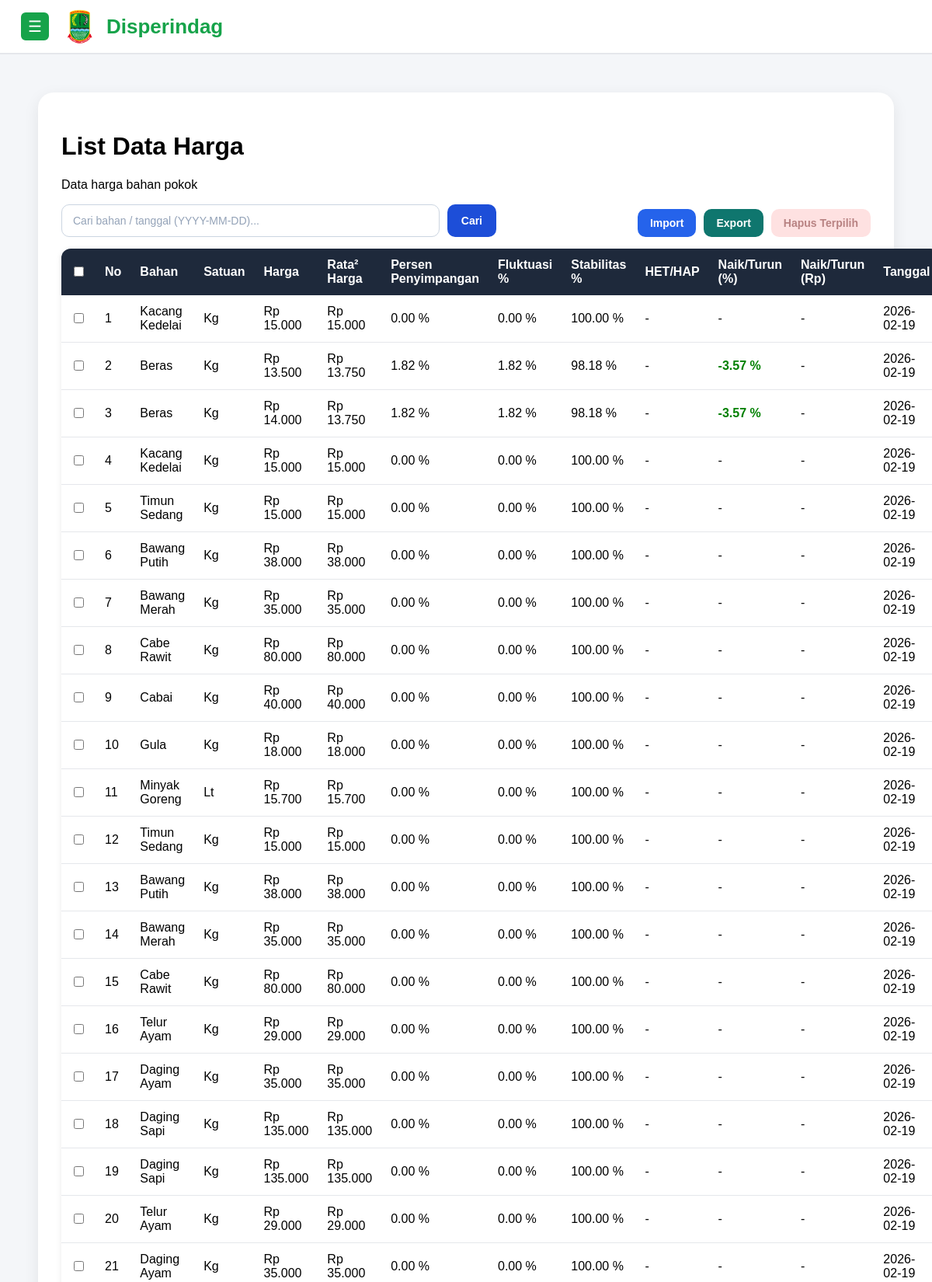
Screenshot of /listdata/list.php (signed in, upper part) with the database file from the repository.
### tables this page shows
CREATE TABLE `harga` (
  `id` int NOT NULL,
  `bahan_id` int NOT NULL,
  `tanggal` date NOT NULL,
  `harga` decimal(12,2) NOT NULL,
  `created_at` timestamp NULL DEFAULT CURRENT_TIMESTAMP,
  `rata_rata` decimal(12,2) DEFAULT NULL COMMENT 'rata-rata harga',
  `persen_penyimpangan` decimal(8,2) DEFAULT NULL COMMENT 'persen penyimpangan',
  `fluktuasi_persen` decimal(8,2) DEFAULT NULL,
  `stabilitas_persen` decimal(8,2) DEFAULT NULL,
  `persen_naik_turun` decimal(10,2) DEFAULT NULL COMMENT 'persen naik (+) atau turun (-)',
  `naik_turun_rp` decimal(12,2) DEFAULT NULL COMMENT 'naik Rp (+) atau turun Rp (-)'
);

CREATE TABLE `bahan_pokok` (
  `id` int NOT NULL,
  `nama_bahan` varchar(100) NOT NULL,
  `kategori` varchar(100) NOT NULL,
  `satuan` varchar(20) NOT NULL,
  `het_hap` decimal(12,2) NOT NULL,
  `created_at` timestamp NULL DEFAULT CURRENT_TIMESTAMP
);

### listdata/list.php (the view, shortened to what this page needs)
<?php
require_once '../config/database.php';
$keyword = $_GET['search'] ?? '';
$keyword_safe = mysqli_real_escape_string($conn, $keyword);
$cols = mysqli_query($conn, "SHOW COLUMNS FROM harga LIKE 'persen_penyimpangan'");
$pakai_struktur_baru = (mysqli_num_rows($cols) > 0);
if ($pakai_struktur_baru) {
    $query = "
    SELECT
        h.id,
        h.bahan_id,
        b.nama_bahan,
        b.satuan,
        b.het_hap,
        h.harga,
        h.tanggal,
        h.rata_rata,
        h.persen_penyimpangan,
        h.fluktuasi_persen,
        h.stabilitas_persen,
        h.persen_naik_turun,
        h.naik_turun_rp
    FROM harga h
    JOIN bahan_pokok b ON h.bahan_id = b.id
    WHERE (
        b.nama_bahan LIKE '%$keyword_safe%'
        OR h.tanggal LIKE '%$keyword_safe%'
    )
    ORDER BY h.tanggal DESC
    ";
}
$data = mysqli_query($conn, $query);
?>
<div class="layout">
<div style="flex:1; display:flex; flex-direction:column;">
<?php require_once '../includes/header.php'; ?>
<div class="content">
<div class="container">
<h1>List Data Harga</h1>
<p class="subtitle">Data harga bahan pokok</p>
<div class="list-table-toolbar">
    <form method="GET" class="search-box">
        <input type="text" name="search" placeholder="Cari bahan / tanggal (YYYY-MM-DD)..." value="<?= htmlspecialchars($keyword) ?>">
        <button type="submit">Cari</button>
    </form>
    <div class="list-toolbar-actions">
        <button type="button" id="btnImportPopup" class="btn-toolbar-link btn-toolbar-import">Import</button>
        <button type="button" id="btnExportPopup" class="btn-toolbar-link btn-toolbar-export">Export</button>
        <button type="button" id="btnHapusBanyak" class="btn-hapus-banyak" disabled>Hapus Terpilih</button>
    </div>
</div>
 <form method="post" action="list_process.php" id="formHapusBanyak">
<div class="list-table-wrap">
<table class="member-table">
<thead>
<tr>
     <th>
    <input type="checkbox" id="checkAll">
    </th>
    <th>No</th>
    <th>Bahan</th>
    <th>Satuan</th>
    <th>Harga</th>
    <th>Rata² Harga</th>
    <th>Persen Penyimpangan</th>
    <th>Fluktuasi %</th>
    <th>Stabilitas %</th>
    <th>HET/HAP</th>
    <th>Naik/Turun (%)</th>
    <th>Naik/Turun (Rp)</th>
    <th>Tanggal</th>
</tr>
</thead>
<tbody>
<?php
$no = 1;
while($row = mysqli_fetch_assoc($data)) {
    $bid = (int)($row['bahan_id'] ?? 0);
?>
<tr class="list-data-row"
    data-id="<?= (int)$row['id'] ?>"
    data-bahan-id="<?= $bid ?>"
    data-bahan-nama="<?= htmlspecialchars($row['nama_bahan']) ?>"
    data-harga="<?= (float)$row['harga'] ?>"
    data-tanggal="<?= htmlspecialchars($row['tanggal']) ?>">
    <td>
        <input
            type="checkbox"
            class="row-check"
            name="ids[]"
            value="<?= (int)$row['id'] ?>"
            onclick="event.stopPropagation()"
        >
    </td>
    <td><?= $no++ ?></td>
    <td><?= htmlspecialchars($row['nama_bahan']) ?></td>
    <td><?= !empty($row['satuan']) ? htmlspecialchars($row['satuan']) : '-' ?></td>
    <td>Rp <?= number_format($row['harga'],0,',','.') ?></td>
    <td>
        <?php
        if ($row['rata_rata'] != NULL) {
            echo "Rp " . number_format($row['rata_rata'],0,',','.');
        } else {
            echo "-";
        }
        ?>
    </td>
    <?php
    if ($pakai_struktur_baru) {
        $persen_penyimpangan = $row['persen_penyimpangan'] ?? null;
        $pn = isset($row['persen_naik_turun']) && $row['persen_naik_turun'] !== '' ? (float)$row['persen_naik_turun'] : null;
        $rp = isset($row['naik_turun_rp']) && $row['naik_turun_rp'] !== '' ? (float)$row['naik_turun_rp'] : null;
    }
    ?>
    <td>
        <?= ($persen_penyimpangan !== null && $persen_penyimpangan !== '') ? number_format((float)$persen_penyimpangan, 2) . ' %' : '-' ?>
    </td>
    <td>
        <?= (isset($row['fluktuasi_persen']) && $row['fluktuasi_persen'] !== null && $row['fluktuasi_persen'] !== '') ? number_format((float)$row['fluktuasi_persen'], 2) . ' %' : '-' ?>
    </td>
    <td>
        <?= (isset($row['stabilitas_persen']) && $row['stabilitas_persen'] !== null && $row['stabilitas_persen'] !== '') ? number_format((float)$row['stabilitas_persen'], 2) . ' %' : '-' ?>
    </td>
    <td>
        <?php
        if ($row['het_hap'] > 0) {
            echo "Rp " . number_format($row['het_hap'],0,',','.');
        } else {
            echo "-";
        }
        ?>
    </td>
    <td>
        <?php
        if ($pn !== null && $pn != 0) {
            $cls = $pn > 0 ? 'red' : 'green';
            $sign = $pn > 0 ? '+' : '-';
            echo "<span style='color:{$cls};font-weight:bold;'>" . $sign . number_format(abs($pn), 2) . " %</span>";
        } else {
            echo "-";
        }
        ?>
    </td>
    <td>
        <?php
        if ($rp !== null && $rp != 0) {
            $cls = $rp > 0 ? 'red' : 'green';
            $sign = $rp > 0 ? '+' : '-';
            echo "<span style='color:{$cls};font-weight:bold;'>" . $sign . " Rp " . number_format(abs($rp), 0, ',', '.') . "</span>";
        } else {
            echo "-";
        }
        ?>
    </td>
    <td><?= $row['tanggal'] ?></td>
</tr>
<?php } ?>
</tbody>
</table>
</div>
</form>
</div>
</div>
</div>
</div>
<?php require_once '../includes/footer.php'; ?>

### includes/header.php (shortened to what this page needs)
<!DOCTYPE html>
<html lang="id">
<head>
    <link rel="stylesheet" href="<?= BASE_URL ?>assets/css/style.css">
</head>
<body>
<div class="header">
    <button id="toggleSidebar" class="toggle-btn">☰</button>
    <div class="header-brand">
        <img src="<?= BASE_URL ?>assets/img/logo1.png" alt="Logo" class="header-logo">
        <span onclick="window.location.href='<?= BASE_URL ?>dashboard.php'" style="cursor:pointer;">
    Disperindag
</span>
    </div>
</div>

### includes/footer.php (shortened to what this page needs)
</body>
</html>

### assets/css/style.css (style rules this page uses)
:root { --primary: #020330; --primary-gradient: linear-gradient(to right, #8ee05a, #c8e96b); --green: #16a34a; --bg: #ffffff; --soft: #e0e0e0; --gray-border: #e5e7eb; }
* { box-sizing: border-box; }
body { margin: 0; font-family: Arial, Helvetica, sans-serif; background: var(--bg); }
.container { background: #ffffff; padding: 30px; margin: 19px; border-radius: 20px; box-shadow: 0 6px 20px rgba(0, 0, 0, 0.08); min-height: calc(100vh - 140px); }
.header { position: fixed; top: 0; left: 0; right: 0; height: 70px; display: flex; align-items: center; gap: 15px; padding: 0 25px; background: #ffffff; border-bottom: 2px solid var(--gray-border); font-size: 26px; font-weight: bold; color: var(--green); z-index: 9999; }
.header-brand { display: flex; align-items: center; gap: 12px; }
.header-logo { width: 45px; height: 45px; border-radius: 50%; object-fit: contain; transition: 0.3s ease; }
.toggle-btn { width: 40px; height: 40px; display: flex; align-items: center; justify-content: center; background: var(--green); color: #ffffff; border: 2px solid #ffffff; border-radius: 8px; font-size: 20px; cursor: pointer; }
.content { margin-top: 70px; margin-left: 0; padding: 30px; min-height: calc(100vh - 70px); background: #f4f6f9; transition: margin-left 0.3s ease; }
.member-table { width: 100%; border-collapse: collapse; background: #ffffff; margin-top: 15px; border-radius: 12px; overflow: hidden; box-shadow: 0 2px 8px rgba(0, 0, 0, 0.08); }
.member-table th { background: #1e293b; color: #ffffff; padding: 12px; text-align: left; }
.member-table td { padding: 12px; border-bottom: 1px solid var(--gray-border); }
.search-box { display: flex; align-items: center; gap: 10px; margin-top: 14px; margin-bottom: 8px; width: 100%; max-width: 560px; }
.search-box input[type="text"] { flex: 1; height: 42px; padding: 0 14px; border: 1px solid #cbd5e1; border-radius: 10px; background: #fff; color: #0f172a; font-size: 14px; outline: none; transition: border-color 0.2s ease, box-shadow 0.2s ease; }
.search-box input[type="text"]::placeholder { color: #94a3b8; }
.search-box button { height: 42px; padding: 0 18px; border: none; border-radius: 10px; background: #1d4ed8; color: #fff; font-size: 14px; font-weight: 600; cursor: pointer; transition: background 0.2s ease, transform 0.15s ease; }
.list-table-toolbar { display: flex; justify-content: space-between; align-items: flex-end; gap: 12px; flex-wrap: wrap; margin-top: 12px; }
.list-table-toolbar .search-box { margin: 0; }
.list-toolbar-actions { display: flex; align-items: center; gap: 10px; flex-wrap: wrap; }
.btn-toolbar-link { border: none; border-radius: 10px; padding: 10px 16px; font-size: 14px; font-weight: 600; text-decoration: none; cursor: pointer; display: inline-flex; align-items: center; justify-content: center; }
.btn-toolbar-import { background: #2563eb; color: #fff; }
.btn-toolbar-export { background: #0f766e; color: #fff; }
.btn-hapus-banyak { border: none; border-radius: 10px; padding: 10px 16px; font-size: 14px; font-weight: 600; background: #fecaca; color: #7f1d1d; opacity: 0.55; cursor: not-allowed; transition: background 0.2s ease, opacity 0.2s ease, transform 0.15s ease; }
.list-table-wrap { position: relative; margin-top: 15px; }
.list-data-row { cursor: pointer; transition: background 0.15s ease; }

### rows the page displays
harga: bahan.nama_bahan "Kacang Kedelai", bahan.satuan "Kg", harga "15.000", rata_rata "15.000", persen_penyimpangan "0.00", fluktuasi_persen "0.00", stabilitas_persen "100.00", tanggal "2026-02-19"
harga: bahan.nama_bahan "Beras", bahan.satuan "Kg", harga "13.500", rata_rata "13.750", persen_penyimpangan "1.82", fluktuasi_persen "1.82", stabilitas_persen "98.18", persen_naik_turun "-", persen_naik_turun "3.57", tanggal "2026-02-19"
harga: bahan.nama_bahan "Beras", bahan.satuan "Kg", harga "14.000", rata_rata "13.750", persen_penyimpangan "1.82", fluktuasi_persen "1.82", stabilitas_persen "98.18", persen_naik_turun "-", persen_naik_turun "3.57", tanggal "2026-02-19"
harga: bahan.nama_bahan "Kacang Kedelai", bahan.satuan "Kg", harga "15.000", rata_rata "15.000", persen_penyimpangan "0.00", fluktuasi_persen "0.00", stabilitas_persen "100.00", tanggal "2026-02-19"
harga: bahan.nama_bahan "Timun Sedang", bahan.satuan "Kg", harga "15.000", rata_rata "15.000", persen_penyimpangan "0.00", fluktuasi_persen "0.00", stabilitas_persen "100.00", tanggal "2026-02-19"
harga: bahan.nama_bahan "Bawang Putih", bahan.satuan "Kg", harga "38.000", rata_rata "38.000", persen_penyimpangan "0.00", fluktuasi_persen "0.00", stabilitas_persen "100.00", tanggal "2026-02-19"
harga: bahan.nama_bahan "Bawang Merah", bahan.satuan "Kg", harga "35.000", rata_rata "35.000", persen_penyimpangan "0.00", fluktuasi_persen "0.00", stabilitas_persen "100.00", tanggal "2026-02-19"
harga: bahan.nama_bahan "Cabe Rawit", bahan.satuan "Kg", harga "80.000", rata_rata "80.000", persen_penyimpangan "0.00", fluktuasi_persen "0.00", stabilitas_persen "100.00", tanggal "2026-02-19"
harga: bahan.nama_bahan "Cabai", bahan.satuan "Kg", harga "40.000", rata_rata "40.000", persen_penyimpangan "0.00", fluktuasi_persen "0.00", stabilitas_persen "100.00", tanggal "2026-02-19"
harga: bahan.nama_bahan "Gula", bahan.satuan "Kg", harga "18.000", rata_rata "18.000", persen_penyimpangan "0.00", fluktuasi_persen "0.00", stabilitas_persen "100.00", tanggal "2026-02-19"
harga: bahan.nama_bahan "Minyak Goreng", bahan.satuan "Lt", harga "15.700", rata_rata "15.700", persen_penyimpangan "0.00", fluktuasi_persen "0.00", stabilitas_persen "100.00", tanggal "2026-02-19"
harga: bahan.nama_bahan "Timun Sedang", bahan.satuan "Kg", harga "15.000", rata_rata "15.000", persen_penyimpangan "0.00", fluktuasi_persen "0.00", stabilitas_persen "100.00", tanggal "2026-02-19"
harga: bahan.nama_bahan "Bawang Putih", bahan.satuan "Kg", harga "38.000", rata_rata "38.000", persen_penyimpangan "0.00", fluktuasi_persen "0.00", stabilitas_persen "100.00", tanggal "2026-02-19"
harga: bahan.nama_bahan "Bawang Merah", bahan.satuan "Kg", harga "35.000", rata_rata "35.000", persen_penyimpangan "0.00", fluktuasi_persen "0.00", stabilitas_persen "100.00", tanggal "2026-02-19"
harga: bahan.nama_bahan "Cabe Rawit", bahan.satuan "Kg", harga "80.000", rata_rata "80.000", persen_penyimpangan "0.00", fluktuasi_persen "0.00", stabilitas_persen "100.00", tanggal "2026-02-19"
harga: bahan.nama_bahan "Telur Ayam", bahan.satuan "Kg", harga "29.000", rata_rata "29.000", persen_penyimpangan "0.00", fluktuasi_persen "0.00", stabilitas_persen "100.00", tanggal "2026-02-19"
harga: bahan.nama_bahan "Daging Ayam", bahan.satuan "Kg", harga "35.000", rata_rata "35.000", persen_penyimpangan "0.00", fluktuasi_persen "0.00", stabilitas_persen "100.00", tanggal "2026-02-19"
harga: bahan.nama_bahan "Daging Sapi", bahan.satuan "Kg", harga "135.000", rata_rata "135.000", persen_penyimpangan "0.00", fluktuasi_persen "0.00", stabilitas_persen "100.00", tanggal "2026-02-19"
harga: bahan.nama_bahan "Daging Sapi", bahan.satuan "Kg", harga "135.000", rata_rata "135.000", persen_penyimpangan "0.00", fluktuasi_persen "0.00", stabilitas_persen "100.00", tanggal "2026-02-19"
harga: bahan.nama_bahan "Telur Ayam", bahan.satuan "Kg", harga "29.000", rata_rata "29.000", persen_penyimpangan "0.00", fluktuasi_persen "0.00", stabilitas_persen "100.00", tanggal "2026-02-19"
harga: bahan.nama_bahan "Daging Ayam", bahan.satuan "Kg", harga "35.000", rata_rata "35.000", persen_penyimpangan "0.00", fluktuasi_persen "0.00", stabilitas_persen "100.00", tanggal "2026-02-19"
